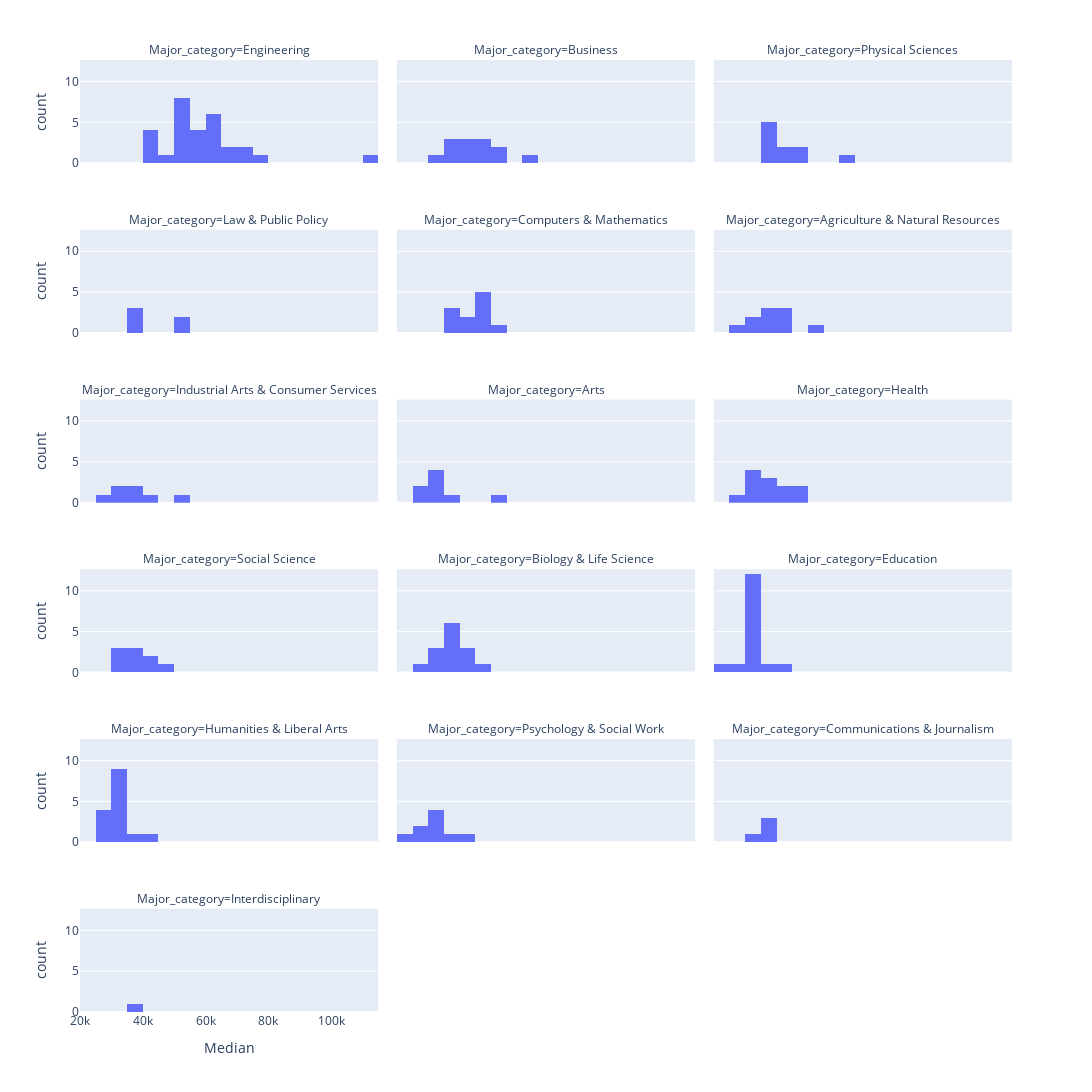

This figure's notebook cell:
### Code cell
# Make a histogram that explores median income for each of the major categories (facet_col). How did you choose your number of bins?
my_columns = ['Major_category','Median']
fig = px.histogram(DF_raw[my_columns],
                    x='Median',
                    nbins = 40,
                    facet_col='Major_category',
                    facet_col_wrap=3)

fig.update_layout(autosize=False,
                    width=1100,
                    height=1400)
fig.show()

### Figure 1 — Plotly figure (JSON) as saved in the notebook; plotly's stock layout.template omitted (floating-point values rounded to 4 significant figures)
{"data": [{"alignmentgroup": "True", "bingroup": "x", "hovertemplate": "Major_category=Engineering<br>Median=%{x}<br>count=%{y}<extra></extra>", "legendgroup": "", "marker": {"color": "#636efa", "pattern": {"shape": ""}}, "name": "", "nbinsx": 40, "offsetgroup": "", "orientation": "v", "showlegend": false, "type": "histogram", "x": [110000, 75000, 73000, 70000, 65000, 65000, 60000, 60000, 60000, 60000, 60000, 60000, 58000, 57100, 57000, 56000, 54000, 52000, 52000, 50000, 50000, 50000, 50000, 50000, 46000, 44000, 40000, 40000, 40000], "xaxis": "x16", "yaxis": "y16"}, {"alignmentgroup": "True", "bingroup": "x", "hovertemplate": "Major_category=Business<br>Median=%{x}<br>count=%{y}<extra></extra>", "legendgroup": "", "marker": {"color": "#636efa", "pattern": {"shape": ""}}, "name": "", "nbinsx": 40, "offsetgroup": "", "orientation": "v", "showlegend": false, "type": "histogram", "x": [62000, 51000, 50000, 47000, 46000, 45000, 40000, 40000, 40000, 38000, 38000, 36000, 33000], "xaxis": "x17", "yaxis": "y17"}, {"alignmentgroup": "True", "bingroup": "x", "hovertemplate": "Major_category=Physical Sciences<br>Median=%{x}<br>count=%{y}<extra></extra>", "legendgroup": "", "marker": {"color": "#636efa", "pattern": {"shape": ""}}, "name": "", "nbinsx": 40, "offsetgroup": "", "orientation": "v", "showlegend": false, "type": "histogram", "x": [62000, 46000, 45000, 44700, 40000, 39000, 36200, 36000, 35000, 35000], "xaxis": "x18", "yaxis": "y18"}, {"alignmentgroup": "True", "bingroup": "x", "hovertemplate": "Major_category=Law & Public Policy<br>Median=%{x}<br>count=%{y}<extra></extra>", "legendgroup": "", "marker": {"color": "#636efa", "pattern": {"shape": ""}}, "name": "", "nbinsx": 40, "offsetgroup": "", "orientation": "v", "showlegend": false, "type": "histogram", "x": [54000, 50000, 36000, 36000, 35000], "xaxis": "x13", "yaxis": "y13"}, {"alignmentgroup": "True", "bingroup": "x", "hovertemplate": "Major_category=Computers & Mathematics<br>Median=%{x}<br>count=%{y}<extra></extra>", "legendgroup": "", "marker": {"color": "#636efa", "pattern": {"shape": ""}}, "name": "", "nbinsx": 40, "offsetgroup": "", "orientation": "v", "showlegend": false, "type": "histogram", "x": [53000, 45000, 45000, 45000, 45000, 45000, 42000, 41300, 37500, 36400, 35000], "xaxis": "x14", "yaxis": "y14"}, {"alignmentgroup": "True", "bingroup": "x", "hovertemplate": "Major_category=Agriculture & Natural Resources<br>Median=%{x}<br>count=%{y}<extra></extra>", "legendgroup": "", "marker": {"color": "#636efa", "pattern": {"shape": ""}}, "name": "", "nbinsx": 40, "offsetgroup": "", "orientation": "v", "showlegend": false, "type": "histogram", "x": [53000, 40000, 40000, 40000, 35000, 35000, 35000, 32000, 30000, 29000], "xaxis": "x15", "yaxis": "y15"}, {"alignmentgroup": "True", "bingroup": "x", "hovertemplate": "Major_category=Industrial Arts & Consumer Services<br>Median=%{x}<br>count=%{y}<extra></extra>", "legendgroup": "", "marker": {"color": "#636efa", "pattern": {"shape": ""}}, "name": "", "nbinsx": 40, "offsetgroup": "", "orientation": "v", "showlegend": false, "type": "histogram", "x": [50000, 40000, 38400, 35000, 32000, 30000, 29000], "xaxis": "x10", "yaxis": "y10"}, {"alignmentgroup": "True", "bingroup": "x", "hovertemplate": "Major_category=Arts<br>Median=%{x}<br>count=%{y}<extra></extra>", "legendgroup": "", "marker": {"color": "#636efa", "pattern": {"shape": ""}}, "name": "", "nbinsx": 40, "offsetgroup": "", "orientation": "v", "showlegend": false, "type": "histogram", "x": [50000, 35000, 32000, 31000, 30500, 30000, 29000, 27000], "xaxis": "x11", "yaxis": "y11"}, {"alignmentgroup": "True", "bingroup": "x", "hovertemplate": "Major_category=Health<br>Median=%{x}<br>count=%{y}<extra></extra>", "legendgroup": "", "marker": {"color": "#636efa", "pattern": {"shape": ""}}, "name": "", "nbinsx": 40, "offsetgroup": "", "orientation": "v", "showlegend": false, "type": "histogram", "x": [48000, 45000, 42000, 40000, 36000, 35000, 35000, 34000, 33500, 33000, 32400, 28000], "xaxis": "x12", "yaxis": "y12"}, {"alignmentgroup": "True", "bingroup": "x", "hovertemplate": "Major_category=Social Science<br>Median=%{x}<br>count=%{y}<extra></extra>", "legendgroup": "", "marker": {"color": "#636efa", "pattern": {"shape": ""}}, "name": "", "nbinsx": 40, "offsetgroup": "", "orientation": "v", "showlegend": false, "type": "histogram", "x": [47000, 40100, 40000, 38000, 38000, 35000, 33000, 33000, 32000], "xaxis": "x7", "yaxis": "y7"}, {"alignmentgroup": "True", "bingroup": "x", "hovertemplate": "Major_category=Biology & Life Science<br>Median=%{x}<br>count=%{y}<extra></extra>", "legendgroup": "", "marker": {"color": "#636efa", "pattern": {"shape": ""}}, "name": "", "nbinsx": 40, "offsetgroup": "", "orientation": "v", "showlegend": false, "type": "histogram", "x": [45000, 41000, 40000, 40000, 38000, 37400, 37000, 35600, 35000, 35000, 33500, 33400, 33000, 26000], "xaxis": "x8", "yaxis": "y8"}, {"alignmentgroup": "True", "bingroup": "x", "hovertemplate": "Major_category=Education<br>Median=%{x}<br>count=%{y}<extra></extra>", "legendgroup": "", "marker": {"color": "#636efa", "pattern": {"shape": ""}}, "name": "", "nbinsx": 40, "offsetgroup": "", "orientation": "v", "showlegend": false, "type": "histogram", "x": [41000, 35000, 34000, 34000, 34000, 34000, 33000, 33000, 32500, 32100, 32000, 32000, 31000, 30000, 28000, 22000], "xaxis": "x9", "yaxis": "y9"}, {"alignmentgroup": "True", "bingroup": "x", "hovertemplate": "Major_category=Humanities & Liberal Arts<br>Median=%{x}<br>count=%{y}<extra></extra>", "legendgroup": "", "marker": {"color": "#636efa", "pattern": {"shape": ""}}, "name": "", "nbinsx": 40, "offsetgroup": "", "orientation": "v", "showlegend": false, "type": "histogram", "x": [40000, 35000, 34000, 34000, 34000, 33000, 32200, 32000, 32000, 31000, 30000, 29000, 28000, 27500, 27000], "xaxis": "x4", "yaxis": "y4"}, {"alignmentgroup": "True", "bingroup": "x", "hovertemplate": "Major_category=Psychology & Social Work<br>Median=%{x}<br>count=%{y}<extra></extra>", "legendgroup": "", "marker": {"color": "#636efa", "pattern": {"shape": ""}}, "name": "", "nbinsx": 40, "offsetgroup": "", "orientation": "v", "showlegend": false, "type": "histogram", "x": [40000, 36000, 31500, 30000, 30000, 30000, 25000, 25000, 23400], "xaxis": "x5", "yaxis": "y5"}, {"alignmentgroup": "True", "bingroup": "x", "hovertemplate": "Major_category=Communications & Journalism<br>Median=%{x}<br>count=%{y}<extra></extra>", "legendgroup": "", "marker": {"color": "#636efa", "pattern": {"shape": ""}}, "name": "", "nbinsx": 40, "offsetgroup": "", "orientation": "v", "showlegend": false, "type": "histogram", "x": [35000, 35000, 35000, 33000], "xaxis": "x6", "yaxis": "y6"}, {"alignmentgroup": "True", "bingroup": "x", "hovertemplate": "Major_category=Interdisciplinary<br>Median=%{x}<br>count=%{y}<extra></extra>", "legendgroup": "", "marker": {"color": "#636efa", "pattern": {"shape": ""}}, "name": "", "nbinsx": 40, "offsetgroup": "", "orientation": "v", "showlegend": false, "type": "histogram", "x": [35000], "xaxis": "x", "yaxis": "y"}], "layout": {"annotations": [{"font": {}, "showarrow": false, "text": "Major_category=Interdisciplinary", "x": 0.16, "xanchor": "center", "xref": "paper", "y": 0.1083, "yanchor": "bottom", "yref": "paper"}, {"font": {}, "showarrow": false, "text": "Major_category=Humanities & Liberal Arts", "x": 0.16, "xanchor": "center", "xref": "paper", "y": 0.2867, "yanchor": "bottom", "yref": "paper"}, {"font": {}, "showarrow": false, "text": "Major_category=Psychology & Social Work", "x": 0.5, "xanchor": "center", "xref": "paper", "y": 0.2867, "yanchor": "bottom", "yref": "paper"}, {"font": {}, "showarrow": false, "text": "Major_category=Communications & Journalism", "x": 0.84, "xanchor": "center", "xref": "paper", "y": 0.2867, "yanchor": "bottom", "yref": "paper"}, {"font": {}, "showarrow": false, "text": "Major_category=Social Science", "x": 0.16, "xanchor": "center", "xref": "paper", "y": 0.465, "yanchor": "bottom", "yref": "paper"}, {"font": {}, "showarrow": false, "text": "Major_category=Biology & Life Science", "x": 0.5, "xanchor": "center", "xref": "paper", "y": 0.465, "yanchor": "bottom", "yref": "paper"}, {"font": {}, "showarrow": false, "text": "Major_category=Education", "x": 0.84, "xanchor": "center", "xref": "paper", "y": 0.465, "yanchor": "bottom", "yref": "paper"}, {"font": {}, "showarrow": false, "text": "Major_category=Industrial Arts & Consumer Services", "x": 0.16, "xanchor": "center", "xref": "paper", "y": 0.6433, "yanchor": "bottom", "yref": "paper"}, {"font": {}, "showarrow": false, "text": "Major_category=Arts", "x": 0.5, "xanchor": "center", "xref": "paper", "y": 0.6433, "yanchor": "bottom", "yref": "paper"}, {"font": {}, "showarrow": false, "text": "Major_category=Health", "x": 0.84, "xanchor": "center", "xref": "paper", "y": 0.6433, "yanchor": "bottom", "yref": "paper"}, {"font": {}, "showarrow": false, "text": "Major_category=Law & Public Policy", "x": 0.16, "xanchor": "center", "xref": "paper", "y": 0.8217, "yanchor": "bottom", "yref": "paper"}, {"font": {}, "showarrow": false, "text": "Major_category=Computers & Mathematics", "x": 0.5, "xanchor": "center", "xref": "paper", "y": 0.8217, "yanchor": "bottom", "yref": "paper"}, {"font": {}, "showarrow": false, "text": "Major_category=Agriculture & Natural Resources", "x": 0.84, "xanchor": "center", "xref": "paper", "y": 0.8217, "yanchor": "bottom", "yref": "paper"}, {"font": {}, "showarrow": false, "text": "Major_category=Engineering", "x": 0.16, "xanchor": "center", "xref": "paper", "y": 1.0, "yanchor": "bottom", "yref": "paper"}, {"font": {}, "showarrow": false, "text": "Major_category=Business", "x": 0.5, "xanchor": "center", "xref": "paper", "y": 1.0, "yanchor": "bottom", "yref": "paper"}, {"font": {}, "showarrow": false, "text": "Major_category=Physical Sciences", "x": 0.84, "xanchor": "center", "xref": "paper", "y": 1.0, "yanchor": "bottom", "yref": "paper"}], "autosize": false, "barmode": "relative", "height": 1400, "legend": {"tracegroupgap": 0}, "margin": {"t": 60}, "width": 1100, "xaxis": {"anchor": "y", "autorange": true, "domain": [0, 0.32], "range": [20000.0, 115000.0], "title": {"text": "Median"}, "type": "linear"}, "xaxis10": {"anchor": "y10", "autorange": true, "domain": [0, 0.32], "matches": "x", "range": [20000.0, 115000.0], "showticklabels": false, "type": "linear"}, "xaxis11": {"anchor": "y11", "autorange": true, "domain": [0.34, 0.66], "matches": "x", "range": [20000.0, 115000.0], "showticklabels": false, "type": "linear"}, "xaxis12": {"anchor": "y12", "autorange": true, "domain": [0.68, 1.0], "matches": "x", "range": [20000.0, 115000.0], "showticklabels": false, "type": "linear"}, "xaxis13": {"anchor": "y13", "autorange": true, "domain": [0, 0.32], "matches": "x", "range": [20000.0, 115000.0], "showticklabels": false, "type": "linear"}, "xaxis14": {"anchor": "y14", "autorange": true, "domain": [0.34, 0.66], "matches": "x", "range": [20000.0, 115000.0], "showticklabels": false, "type": "linear"}, "xaxis15": {"anchor": "y15", "autorange": true, "domain": [0.68, 1.0], "matches": "x", "range": [20000.0, 115000.0], "showticklabels": false, "type": "linear"}, "xaxis16": {"anchor": "y16", "autorange": true, "domain": [0, 0.32], "matches": "x", "range": [20000.0, 115000.0], "showticklabels": false, "type": "linear"}, "xaxis17": {"anchor": "y17", "autorange": true, "domain": [0.34, 0.66], "matches": "x", "range": [20000.0, 115000.0], "showticklabels": false, "type": "linear"}, "xaxis18": {"anchor": "y18", "autorange": true, "domain": [0.68, 1.0], "matches": "x", "range": [20000.0, 115000.0], "showticklabels": false, "type": "linear"}, "xaxis2": {"anchor": "y2", "domain": [0.34, 0.66], "matches": "x", "title": {"text": "Median"}}, "xaxis3": {"anchor": "y3", "domain": [0.68, 1.0], "matches": "x", "title": {"text": "Median"}}, "xaxis4": {"anchor": "y4", "autorange": true, "domain": [0, 0.32], "matches": "x", "range": [20000.0, 115000.0], "showticklabels": false, "type": "linear"}, "xaxis5": {"anchor": "y5", "autorange": true, "domain": [0.34, 0.66], "matches": "x", "range": [20000.0, 115000.0], "showticklabels": false, "type": "linear"}, "xaxis6": {"anchor": "y6", "autorange": true, "domain": [0.68, 1.0], "matches": "x", "range": [20000.0, 115000.0], "showticklabels": false, "type": "linear"}, "xaxis7": {"anchor": "y7", "autorange": true, "domain": [0, 0.32], "matches": "x", "range": [20000.0, 115000.0], "showticklabels": false, "type": "linear"}, "xaxis8": {"anchor": "y8", "autorange": true, "domain": [0.34, 0.66], "matches": "x", "range": [20000.0, 115000.0], "showticklabels": false, "type": "linear"}, "xaxis9": {"anchor": "y9", "autorange": true, "domain": [0.68, 1.0], "matches": "x", "range": [20000.0, 115000.0], "showticklabels": false, "type": "linear"}, "yaxis": {"anchor": "x", "autorange": true, "domain": [0, 0.1083], "range": [0, 12.63], "title": {"text": "count"}}, "yaxis10": {"anchor": "x10", "autorange": true, "domain": [0.535, 0.6433], "matches": "y", "range": [0, 12.63], "title": {"text": "count"}}, "yaxis11": {"anchor": "x11", "autorange": true, "domain": [0.535, 0.6433], "matches": "y", "range": [0, 12.63], "showticklabels": false}, "yaxis12": {"anchor": "x12", "autorange": true, "domain": [0.535, 0.6433], "matches": "y", "range": [0, 12.63], "showticklabels": false}, "yaxis13": {"anchor": "x13", "autorange": true, "domain": [0.7133, 0.8217], "matches": "y", "range": [0, 12.63], "title": {"text": "count"}}, "yaxis14": {"anchor": "x14", "autorange": true, "domain": [0.7133, 0.8217], "matches": "y", "range": [0, 12.63], "showticklabels": false}, "yaxis15": {"anchor": "x15", "autorange": true, "domain": [0.7133, 0.8217], "matches": "y", "range": [0, 12.63], "showticklabels": false}, "yaxis16": {"anchor": "x16", "autorange": true, "domain": [0.8917, 1.0], "matches": "y", "range": [0, 12.63], "title": {"text": "count"}}, "yaxis17": {"anchor": "x17", "autorange": true, "domain": [0.8917, 1.0], "matches": "y", "range": [0, 12.63], "showticklabels": false}, "yaxis18": {"anchor": "x18", "autorange": true, "domain": [0.8917, 1.0], "matches": "y", "range": [0, 12.63], "showticklabels": false}, "yaxis2": {"anchor": "x2", "domain": [0, 0.1083], "matches": "y", "showticklabels": false}, "yaxis3": {"anchor": "x3", "domain": [0, 0.1083], "matches": "y", "showticklabels": false}, "yaxis4": {"anchor": "x4", "autorange": true, "domain": [0.1783, 0.2867], "matches": "y", "range": [0, 12.63], "title": {"text": "count"}}, "yaxis5": {"anchor": "x5", "autorange": true, "domain": [0.1783, 0.2867], "matches": "y", "range": [0, 12.63], "showticklabels": false}, "yaxis6": {"anchor": "x6", "autorange": true, "domain": [0.1783, 0.2867], "matches": "y", "range": [0, 12.63], "showticklabels": false}, "yaxis7": {"anchor": "x7", "autorange": true, "domain": [0.3567, 0.465], "matches": "y", "range": [0, 12.63], "title": {"text": "count"}}, "yaxis8": {"anchor": "x8", "autorange": true, "domain": [0.3567, 0.465], "matches": "y", "range": [0, 12.63], "showticklabels": false}, "yaxis9": {"anchor": "x9", "autorange": true, "domain": [0.3567, 0.465], "matches": "y", "range": [0, 12.63], "showticklabels": false}}}
